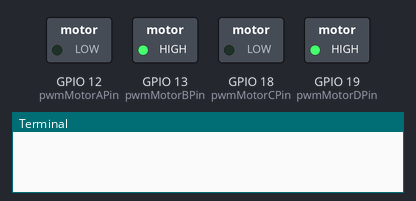
This program was run on a simulated Raspberry Pi (BCM pin numbers). Shown: switched loads named in the program (green lamp = pin HIGH), the last lines printed to the terminal. At 10.1 s the program stops and its outputs stay as they are.

Above: at 0.05 s.
At 2.55 s:
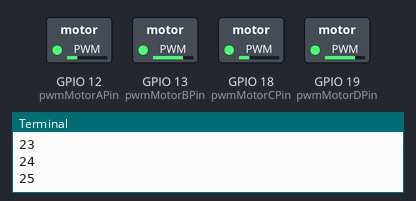
At 5.15 s:
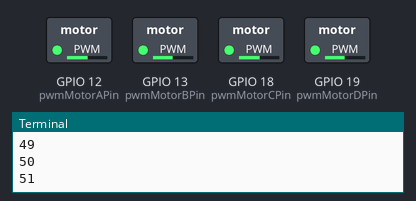
At 7.66 s:
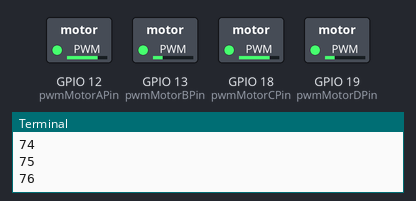
At 9.56 s:
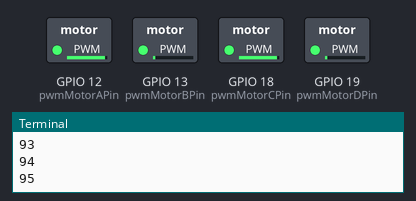
At 10.2 s:
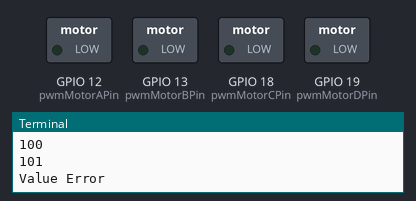
Timing chart, 0 to 11.6 s (numbered marks = the images above):
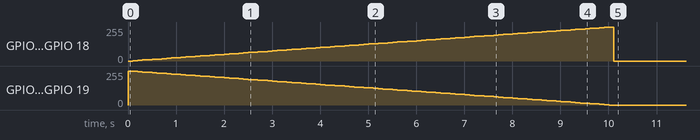

The program:

b-dcMotor.py
```python
import RPi.GPIO as GPIO
from time import sleep

pwmMotorAPin = 12
pwmMotorBPin = 13
pwmMotorCPin = 18
pwmMotorDPin = 19

# GPIO.setwarnings(False)
GPIO.setmode(GPIO.BCM)
GPIO.setup(pwmMotorAPin, GPIO.OUT)
GPIO.setup(pwmMotorBPin, GPIO.OUT)
GPIO.setup(pwmMotorCPin, GPIO.OUT)
GPIO.setup(pwmMotorDPin, GPIO.OUT)

pwmMotorA = GPIO.PWM(pwmMotorAPin, 1000)
pwmMotorB = GPIO.PWM(pwmMotorBPin, 1000)
pwmMotorC = GPIO.PWM(pwmMotorCPin, 1000)
pwmMotorD = GPIO.PWM(pwmMotorDPin, 1000)

def setup():
  pwmMotorA.start(0)
  pwmMotorB.start(0)
  pwmMotorC.start(0)
  pwmMotorD.start(0)

def loop():
  i = 0
  while True:
    pwmMotorA.ChangeDutyCycle(i)
    pwmMotorB.ChangeDutyCycle(100-i)
    pwmMotorC.ChangeDutyCycle(i)
    pwmMotorD.ChangeDutyCycle(100-i)
    i+=1
    sleep(0.1)  # 0.1 detik
    print(i)

def endprogram():
  pwmMotorA.stop()
  pwmMotorB.stop()
  pwmMotorC.stop()
  pwmMotorD.stop()
  GPIO.cleanup()

if __name__ == '__main__':
  setup()
  try:
    loop()
  except KeyboardInterrupt:
    print("Keyboard Interrupt Detected")
    endprogram()
  except ValueError:
    print("Value Error")
    endprogram()
```

Measured:
- by itself, GPIO 12 (pwmMotorAPin), GPIO 18 (pwmMotorCPin): rises from 0/255 to 255/255 in 9.9 s, then falls to 0/255 in 0.10 s
- by itself, GPIO 13 (pwmMotorBPin), GPIO 19 (pwmMotorDPin): 0/255 → 255/255 at 0.00 s, → 252/255 0.10 s later, → 250/255 0.10 s later, → 247/255 0.10 s later, … (101 changes in this stretch)
